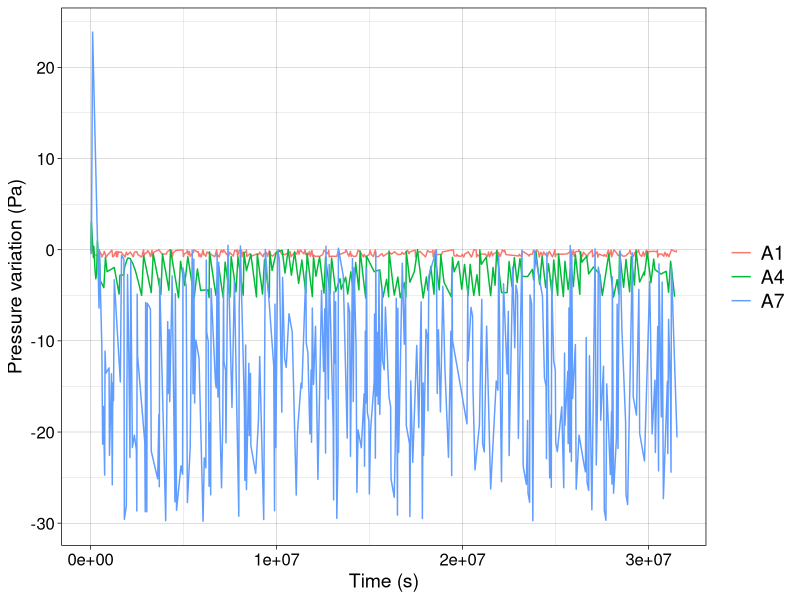
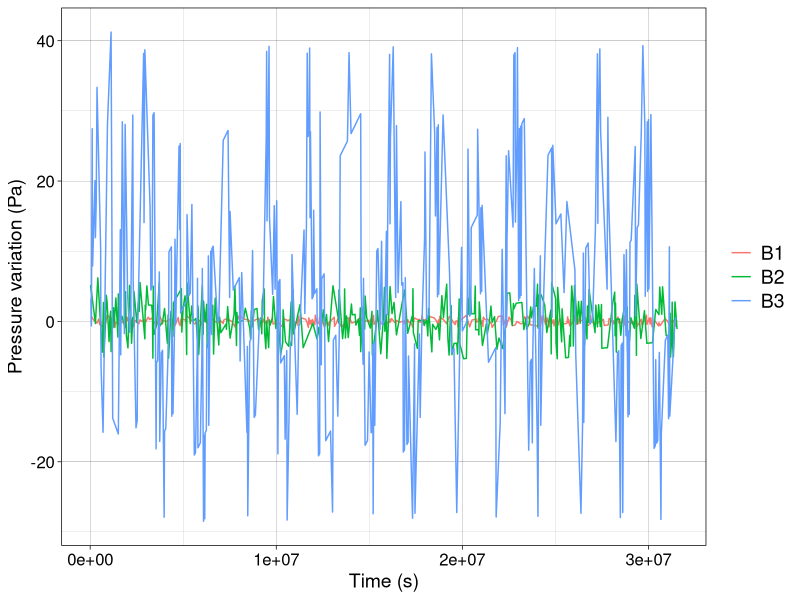
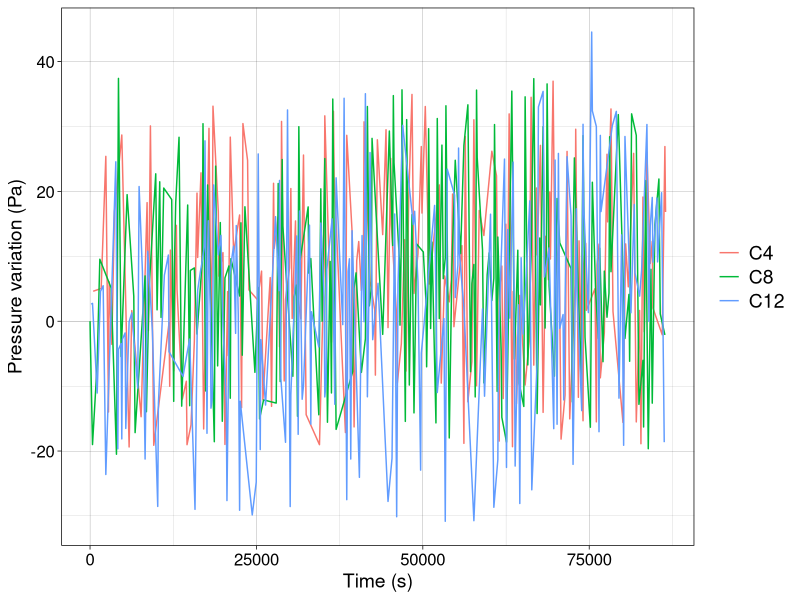
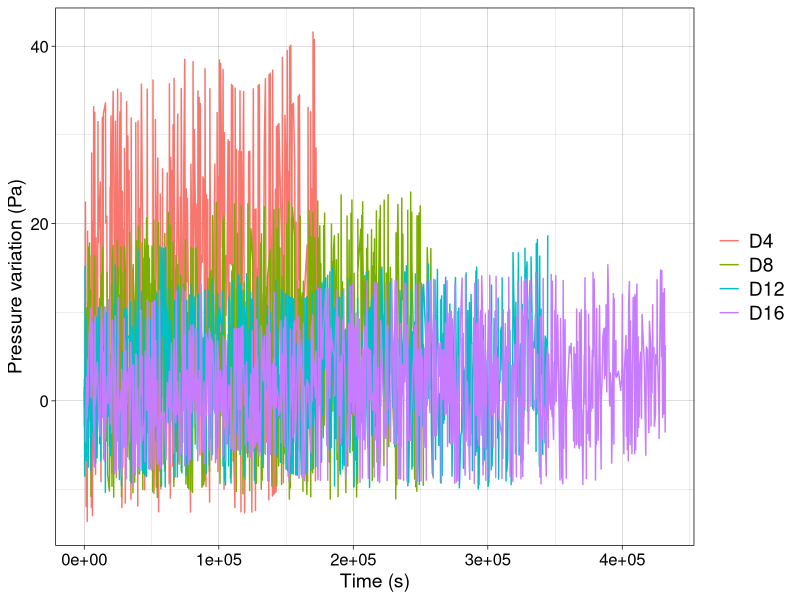

The R source for these figures, in order:
##########################################################################
##                                                                      ##
##  Definition and optimization of a MELCOR model of the                ##
##  IFMIF-DONES Argon Purification Subsystem                            ##
##                                                                      ##
##  Authors: A. Manjavacas, M. A. Vazquez                               ##
##                                                                      ##
##########################################################################

library(tidyverse)

plot_pressure <- function(df) {
    ggplot(df, aes(x = `t (s)`, y = `P (Pa)`)) +
        geom_line() +
        labs(
            x = "Time (s)",
            y = "Pressure (Pa)"
        ) +
        theme_linedraw()
}

reduce_rows <- function(df, percentage = 25) {
    df %>%
        sample_frac(percentage / 100) %>%
        arrange(`t (s)`)
}


# Load data

A1 <- read_csv("./data/pressures/A1.csv") %>% reduce_rows()
A4 <- read_csv("./data/pressures/A4.csv") %>% reduce_rows()
A7 <- read_csv("./data/pressures/A7.csv") %>% reduce_rows()

B1 <- read_csv("./data/pressures/B1.csv") %>% reduce_rows()
B2 <- read_csv("./data/pressures/B2.csv") %>% reduce_rows()
B3 <- read_csv("./data/pressures/B3.csv") %>% reduce_rows()

C4 <- read_csv("./data/pressures/C4.csv") %>% reduce_rows()
C8 <- read_csv("./data/pressures/C8.csv") %>% reduce_rows()
C12 <- read_csv("./data/pressures/C12.csv") %>% reduce_rows()

D4 <- read_csv("./data/pressures/D4.csv") %>% reduce_rows()
D8 <- read_csv("./data/pressures/D8.csv") %>% reduce_rows()
D12 <- read_csv("./data/pressures/D12.csv") %>% reduce_rows()
D16 <- read_csv("./data/pressures/D16.csv") %>% reduce_rows()

A_scenarios <- list(A1 = A1, A4 = A4, A7 = A7)
B_scenarios <- list(B1 = B1, B2 = B2, B3 = B3)
C_scenarios <- list(C4 = C4, C8 = C8, C12 = C12)
D_scenarios <- list(D4 = D4, D8 = D8, D12 = D12, D16 = D16)


plot_datasets_facet <- function(dataset_list) {
    for (i in seq_along(dataset_list)) {
        dataset_list[[i]]$dataset <- names(dataset_list)[i]
    }

    plot <- ggplot(do.call(rbind, dataset_list), aes(x = `t (s)`, y = `Pnorm (Pa)`)) +
        geom_line() +
        facet_grid(. ~ dataset) +
        labs(x = "Time (s)", y = "Pressure variation (Pa)") +
        theme_linedraw() +
        theme(strip.text = element_text(size = 14))

    plot
}

plot_datasets_combined <- function(dataset_list, filename, leg_order) {
    dataset_list <- lapply(seq_along(dataset_list), function(i) {
        dataset <- dataset_list[[i]]
        dataset$dataset <- factor(names(dataset_list)[i], levels = leg_order)
        return(dataset)
    })

    p <- ggplot(do.call(rbind, dataset_list), aes(x = `t (s)`, y = `Pnorm (Pa)`, color = dataset)) +
        geom_line() +
        labs(x = "Time (s)", y = "Pressure variation (Pa)") +
        theme_linedraw() +
        theme(
            legend.position = "right",
            legend.title = element_blank(),
            legend.text = element_text(size = 14),
            axis.text = element_text(size = 12),
            axis.title = element_text(size = 14)
        )

    ggsave(filename, plot = p, width = 10, height = 6, dpi = 300, bg = "white")
}

plot_datasets_combined(A_scenarios, "plots/pressures_A.png", c("A1", "A4", "A7"))
plot_datasets_combined(B_scenarios, "plots/pressures_B.png", c("B1", "B2", "B3"))
plot_datasets_combined(C_scenarios, "plots/pressures_C.png", c("C4", "C8", "C12"))
plot_datasets_combined(D_scenarios, "plots/pressures_D.png", c("D4", "D8", "D12", "D16"))
